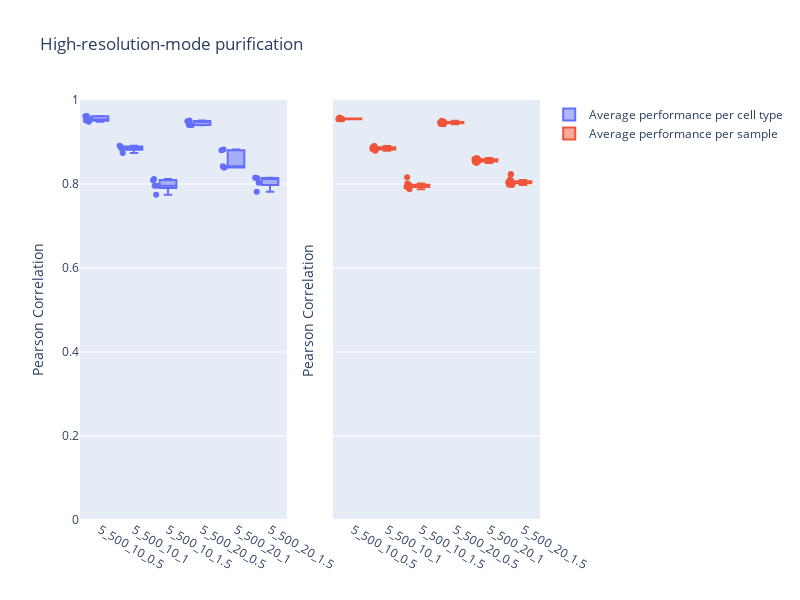

Notebook code cell kept with this figure:
### Markdown cell above
Now, we will assess performance of BLADE for high-resolution mode purification.  
The performance can be measure per cell type (average across the samples) and per sample (average across the cell types)

### Code cell
cols = outcome_PerCell.dataset.map(colorsIdx)

fig = make_subplots(rows=1, cols=2, shared_yaxes=True)
fig.add_trace(
    go.Box(x=outcome_PerCell.dataset, y=outcome_PerCell.Cor_HighRes, 
           boxpoints="all", name="Average performance per cell type"),
    1,1
)

fig.add_trace(
    go.Box(x=outcome_PerSample.dataset, y=outcome_PerSample.Cor_HighRes, 
           boxpoints="all", name="Average performance per sample"),
    1,2
)

fig.update_layout(height=600, width=800,
                  title_text="High-resolution-mode purification")
fig.update_yaxes(range=[0, 1], title_text="Pearson Correlation")

### Figure 1 — Plotly figure (JSON) as saved in the notebook; plotly's stock layout.template omitted (floating-point values rounded to 4 significant figures; data arrays with more than 128 entries replaced by an {"elided": "..."} marker saying what was removed)
{"data": [{"boxpoints": "all", "name": "Average performance per cell type", "type": "box", "x": ["5_500_10_0.5", "5_500_10_0.5", "5_500_10_0.5", "5_500_10_0.5", "5_500_10_0.5", "5_500_10_0.5", "5_500_10_0.5", "5_500_10_0.5", "5_500_10_0.5", "5_500_10_0.5", "5_500_10_0.5", "5_500_10_0.5", "5_500_10_0.5", "5_500_10_0.5", "5_500_10_0.5", "5_500_10_1", "5_500_10_1", "5_500_10_1", "5_500_10_1", "5_500_10_1", "5_500_10_1", "5_500_10_1", "5_500_10_1", "5_500_10_1", "5_500_10_1", "5_500_10_1", "5_500_10_1", "5_500_10_1", "5_500_10_1", "5_500_10_1", "5_500_10_1.5", "5_500_10_1.5", "5_500_10_1.5", "5_500_10_1.5", "5_500_10_1.5", "5_500_10_1.5", "5_500_10_1.5", "5_500_10_1.5", "5_500_10_1.5", "5_500_10_1.5", "5_500_10_1.5", "5_500_10_1.5", "5_500_10_1.5", "5_500_10_1.5", "5_500_10_1.5", "5_500_20_0.5", "5_500_20_0.5", "5_500_20_0.5", "5_500_20_0.5", "5_500_20_0.5", "5_500_20_0.5", "5_500_20_0.5", "5_500_20_0.5", "5_500_20_0.5", "5_500_20_0.5", "5_500_20_0.5", "5_500_20_0.5", "5_500_20_0.5", "5_500_20_0.5", "5_500_20_0.5", "5_500_20_1", "5_500_20_1", "5_500_20_1", "5_500_20_1", "5_500_20_1", "5_500_20_1", "5_500_20_1", "5_500_20_1", "5_500_20_1", "5_500_20_1", "5_500_20_1", "5_500_20_1", "5_500_20_1", "5_500_20_1", "5_500_20_1", "5_500_20_1.5", "5_500_20_1.5", "5_500_20_1.5", "5_500_20_1.5", "5_500_20_1.5", "5_500_20_1.5", "5_500_20_1.5", "5_500_20_1.5", "5_500_20_1.5", "5_500_20_1.5", "5_500_20_1.5", "5_500_20_1.5", "5_500_20_1.5", "5_500_20_1.5", "5_500_20_1.5"], "xaxis": "x", "y": [0.9622, 0.9536, 0.9484, 0.9512, 0.9612, null, null, null, null, null, null, null, null, null, null, 0.8843, 0.8885, 0.8736, 0.891, 0.886, null, null, null, null, null, null, null, null, null, null, 0.7747, 0.7961, 0.8116, 0.7956, 0.8088, null, null, null, null, null, null, null, null, null, null, 0.9408, 0.9396, 0.9511, 0.9493, 0.9496, null, null, null, null, null, null, null, null, null, null, 0.8393, 0.8393, 0.8424, 0.8802, 0.882, null, null, null, null, null, null, null, null, null, null, 0.8027, 0.7816, 0.8141, 0.8151, 0.8135, null, null, null, null, null, null, null, null, null, null], "yaxis": "y"}, {"boxpoints": "all", "name": "Average performance per sample", "type": "box", "x": {"elided": "270 str values"}, "xaxis": "x2", "y": {"elided": "270 float values"}, "yaxis": "y2"}], "layout": {"height": 600, "title": {"text": "High-resolution-mode purification"}, "width": 800, "xaxis": {"anchor": "y", "domain": [0, 0.45]}, "xaxis2": {"anchor": "y2", "domain": [0.55, 1]}, "yaxis": {"anchor": "x", "domain": [0, 1], "range": [0, 1], "title": {"text": "Pearson Correlation"}}, "yaxis2": {"anchor": "x2", "domain": [0, 1], "matches": "y", "range": [0, 1], "showticklabels": false, "title": {"text": "Pearson Correlation"}}}}
